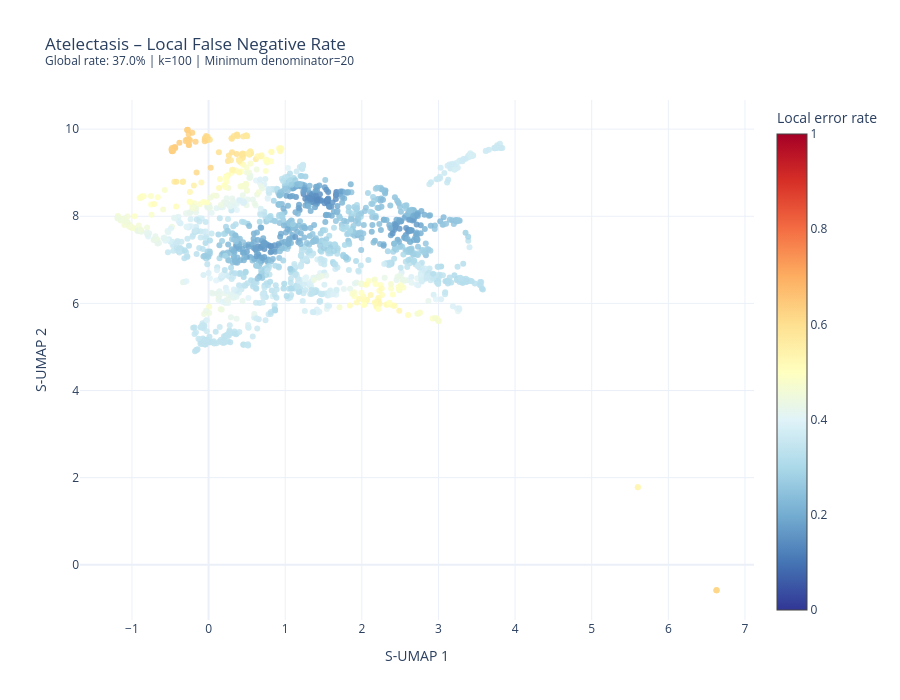
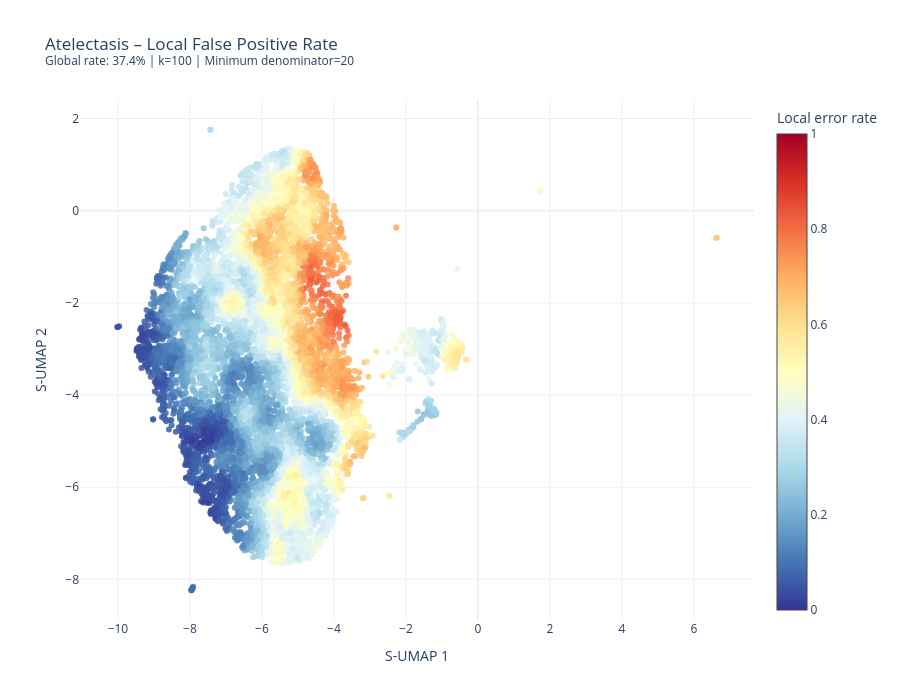
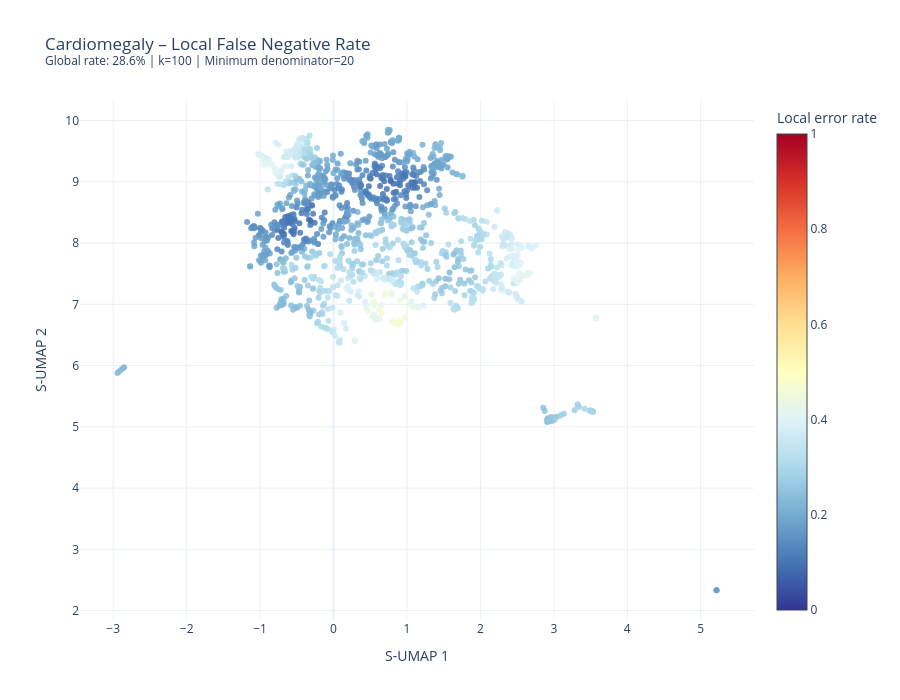
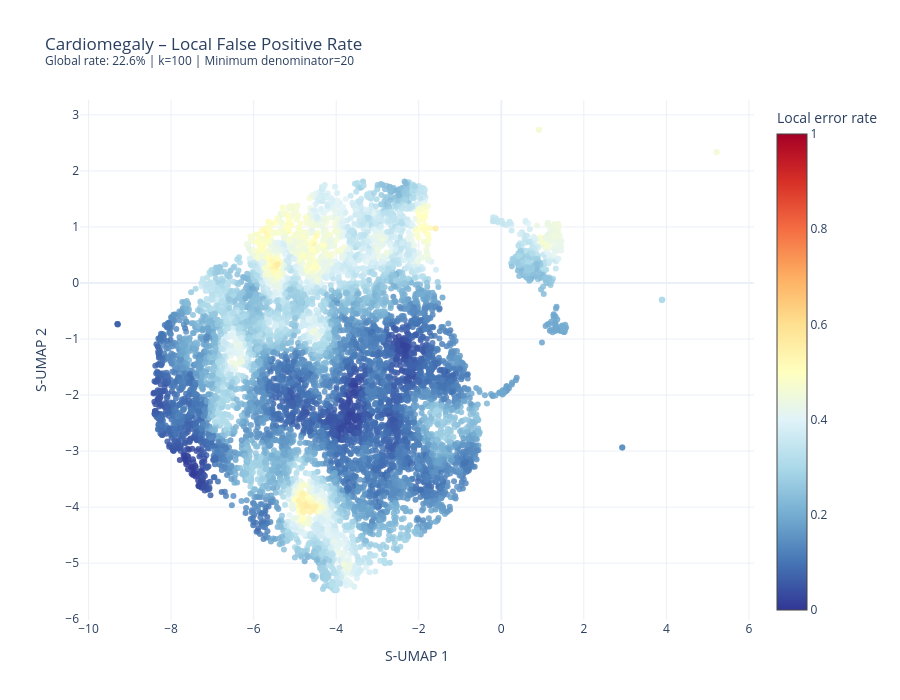

These figures' notebook cell, in order:
### Code cell
for pathology in XRAY_DATASET.pathologies:

    # Calculate the same S-UMAP embedding used in your
    # existing visualization.
    embedding = downprojector.calculate_projection(
        "feature",
        "S-UMAP",
        target_labels=XRAY_LABELS_LIST,
        label_name=pathology
    )

    results = create_local_error_maps(
        embedding=embedding,
        ground_truth=XRAY_LABELS_LIST,
        model_scores=MODEL_SCORE_PREDICTIONS_CONVERTED,
        pathology=pathology,
        label_indices_map=DATASET_LABEL_INDICES_MAP,
        threshold=0.7,
        k=100,
        min_class_count=20
    )

### Figure 1 — Plotly figure (JSON) as saved in the notebook; plotly's stock layout.template omitted (floating-point values rounded to 4 significant figures; data arrays with more than 128 entries replaced by an {"elided": "..."} marker saying what was removed)
{"data": [{"customdata": {"elided": "1620x2 int values"}, "hovertemplate": "Local error rate: %{marker.color:.1%}<br>Errors: %{customdata[0]}<br>Relevant cases: %{customdata[1]}<br><extra></extra>", "marker": {"cmax": 1, "cmin": 0, "color": {"elided": "1620 float values"}, "colorbar": {"title": {"text": "Local error rate"}}, "colorscale": [[0, "rgb(49,54,149)"], [0.1, "rgb(69,117,180)"], [0.2, "rgb(116,173,209)"], [0.3, "rgb(171,217,233)"], [0.4, "rgb(224,243,248)"], [0.5, "rgb(255,255,191)"], [0.6, "rgb(254,224,144)"], [0.7, "rgb(253,174,97)"], [0.8, "rgb(244,109,67)"], [0.9, "rgb(215,48,39)"], [1, "rgb(165,0,38)"]], "opacity": 0.85, "size": 6}, "mode": "markers", "type": "scatter", "x": {"elided": "1620 float values"}, "y": {"elided": "1620 float values"}}], "layout": {"height": 700, "title": {"text": "Atelectasis – Local False Negative Rate<br><sup>Global rate: 37.0% | k=100 | Minimum denominator=20</sup>"}, "width": 900, "xaxis": {"title": {"text": "S-UMAP 1"}}, "yaxis": {"title": {"text": "S-UMAP 2"}}}}

### Figure 2 — Plotly figure (JSON) as saved in the notebook; plotly's stock layout.template omitted (floating-point values rounded to 4 significant figures; data arrays with more than 128 entries replaced by an {"elided": "..."} marker saying what was removed)
{"data": [{"customdata": {"elided": "8383x2 int values"}, "hovertemplate": "Local error rate: %{marker.color:.1%}<br>Errors: %{customdata[0]}<br>Relevant cases: %{customdata[1]}<br><extra></extra>", "marker": {"cmax": 1, "cmin": 0, "color": {"elided": "8383 float values"}, "colorbar": {"title": {"text": "Local error rate"}}, "colorscale": [[0, "rgb(49,54,149)"], [0.1, "rgb(69,117,180)"], [0.2, "rgb(116,173,209)"], [0.3, "rgb(171,217,233)"], [0.4, "rgb(224,243,248)"], [0.5, "rgb(255,255,191)"], [0.6, "rgb(254,224,144)"], [0.7, "rgb(253,174,97)"], [0.8, "rgb(244,109,67)"], [0.9, "rgb(215,48,39)"], [1, "rgb(165,0,38)"]], "opacity": 0.85, "size": 6}, "mode": "markers", "type": "scatter", "x": {"elided": "8383 float values"}, "y": {"elided": "8383 float values"}}], "layout": {"height": 700, "title": {"text": "Atelectasis – Local False Positive Rate<br><sup>Global rate: 37.4% | k=100 | Minimum denominator=20</sup>"}, "width": 900, "xaxis": {"title": {"text": "S-UMAP 1"}}, "yaxis": {"title": {"text": "S-UMAP 2"}}}}

### Figure 3 — Plotly figure (JSON) as saved in the notebook; plotly's stock layout.template omitted (floating-point values rounded to 4 significant figures; data arrays with more than 128 entries replaced by an {"elided": "..."} marker saying what was removed)
{"data": [{"customdata": {"elided": "1290x2 int values"}, "hovertemplate": "Local error rate: %{marker.color:.1%}<br>Errors: %{customdata[0]}<br>Relevant cases: %{customdata[1]}<br><extra></extra>", "marker": {"cmax": 1, "cmin": 0, "color": {"elided": "1290 float values"}, "colorbar": {"title": {"text": "Local error rate"}}, "colorscale": [[0, "rgb(49,54,149)"], [0.1, "rgb(69,117,180)"], [0.2, "rgb(116,173,209)"], [0.3, "rgb(171,217,233)"], [0.4, "rgb(224,243,248)"], [0.5, "rgb(255,255,191)"], [0.6, "rgb(254,224,144)"], [0.7, "rgb(253,174,97)"], [0.8, "rgb(244,109,67)"], [0.9, "rgb(215,48,39)"], [1, "rgb(165,0,38)"]], "opacity": 0.85, "size": 6}, "mode": "markers", "type": "scatter", "x": {"elided": "1290 float values"}, "y": {"elided": "1290 float values"}}], "layout": {"height": 700, "title": {"text": "Cardiomegaly – Local False Negative Rate<br><sup>Global rate: 28.6% | k=100 | Minimum denominator=20</sup>"}, "width": 900, "xaxis": {"title": {"text": "S-UMAP 1"}}, "yaxis": {"title": {"text": "S-UMAP 2"}}}}

### Figure 4 — Plotly figure (JSON) as saved in the notebook; plotly's stock layout.template omitted (floating-point values rounded to 4 significant figures; data arrays with more than 128 entries replaced by an {"elided": "..."} marker saying what was removed)
{"data": [{"customdata": {"elided": "8712x2 int values"}, "hovertemplate": "Local error rate: %{marker.color:.1%}<br>Errors: %{customdata[0]}<br>Relevant cases: %{customdata[1]}<br><extra></extra>", "marker": {"cmax": 1, "cmin": 0, "color": {"elided": "8712 float values"}, "colorbar": {"title": {"text": "Local error rate"}}, "colorscale": [[0, "rgb(49,54,149)"], [0.1, "rgb(69,117,180)"], [0.2, "rgb(116,173,209)"], [0.3, "rgb(171,217,233)"], [0.4, "rgb(224,243,248)"], [0.5, "rgb(255,255,191)"], [0.6, "rgb(254,224,144)"], [0.7, "rgb(253,174,97)"], [0.8, "rgb(244,109,67)"], [0.9, "rgb(215,48,39)"], [1, "rgb(165,0,38)"]], "opacity": 0.85, "size": 6}, "mode": "markers", "type": "scatter", "x": {"elided": "8712 float values"}, "y": {"elided": "8712 float values"}}], "layout": {"height": 700, "title": {"text": "Cardiomegaly – Local False Positive Rate<br><sup>Global rate: 22.6% | k=100 | Minimum denominator=20</sup>"}, "width": 900, "xaxis": {"title": {"text": "S-UMAP 1"}}, "yaxis": {"title": {"text": "S-UMAP 2"}}}}
